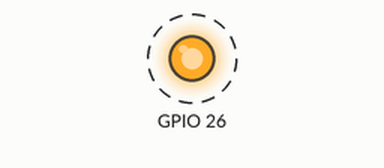
Bench run of a program on a simulated Raspberry Pi (BCM pin numbers). On the bench: output pins drawn as LEDs (lit = HIGH). Dashed ring = blinking.

Above: at 0.5 s.
Timing chart, 0 to 4.6 s (numbered marks = the images above):
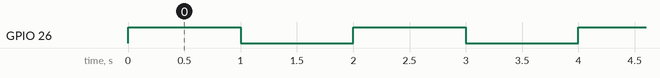

Measured:
- by itself, GPIO 26: alternates HIGH for 1.0 s and LOW for 1.0 s

The program:

blinky.py
```python
import RPi.GPIO as GPIO  # Import GPIO library
import time

GPIO.setwarnings(False)

GPIO.setmode(GPIO.BCM)  # Set the pin numbering
GPIO.setup(26, GPIO.OUT)  # Setup GPIO Pin 26 to OUT

try:
    while True:

        GPIO.output(26, True)  # Turn on GPIO pin 26
        time.sleep(1)
        GPIO.output(26, False)  # Turn off GPIO pin 26
        time.sleep(1)

except KeyboardInterrupt:
    print "Bye Bye"

finally:
    print "done"
    GPIO.cleanup()
```
